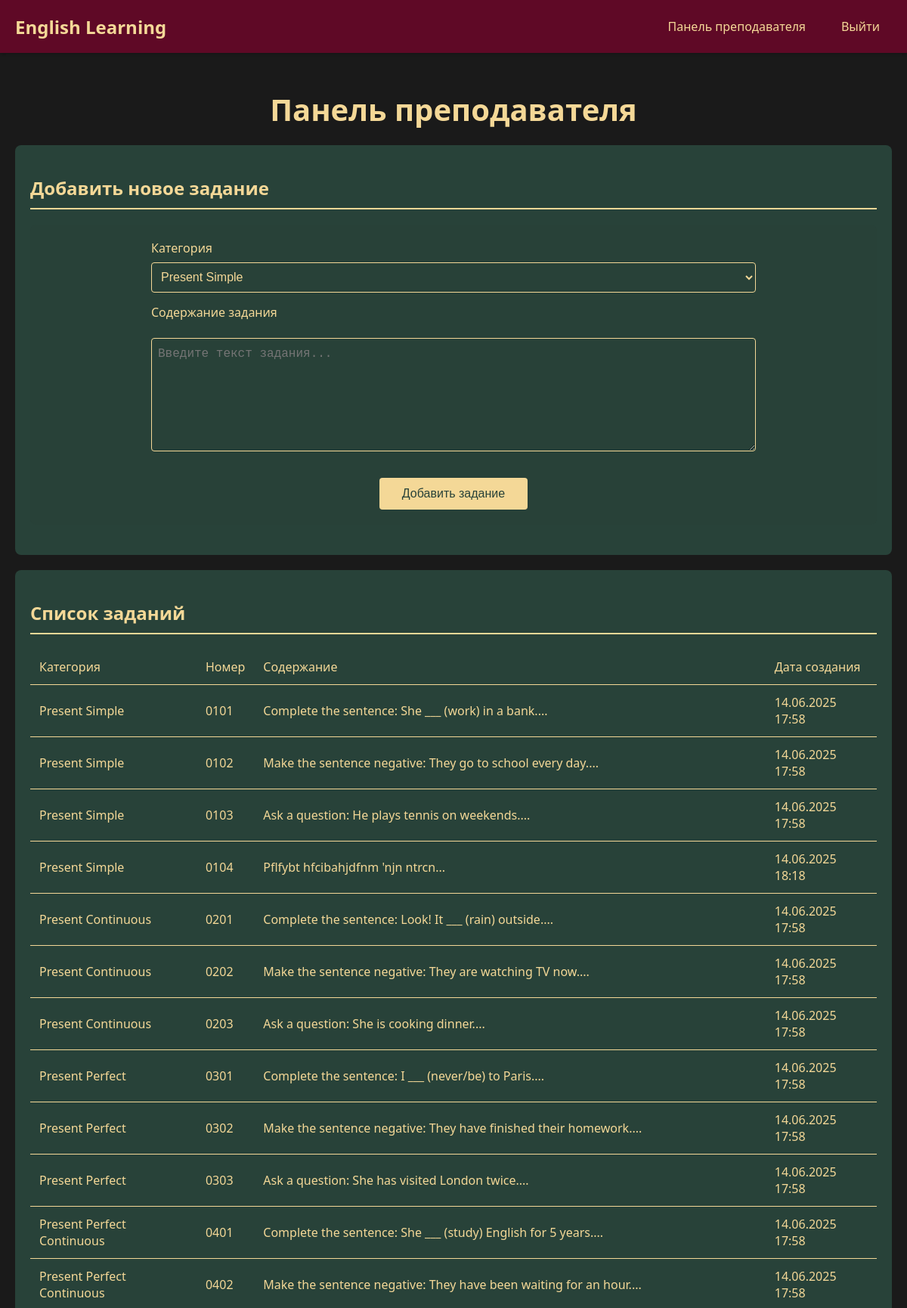
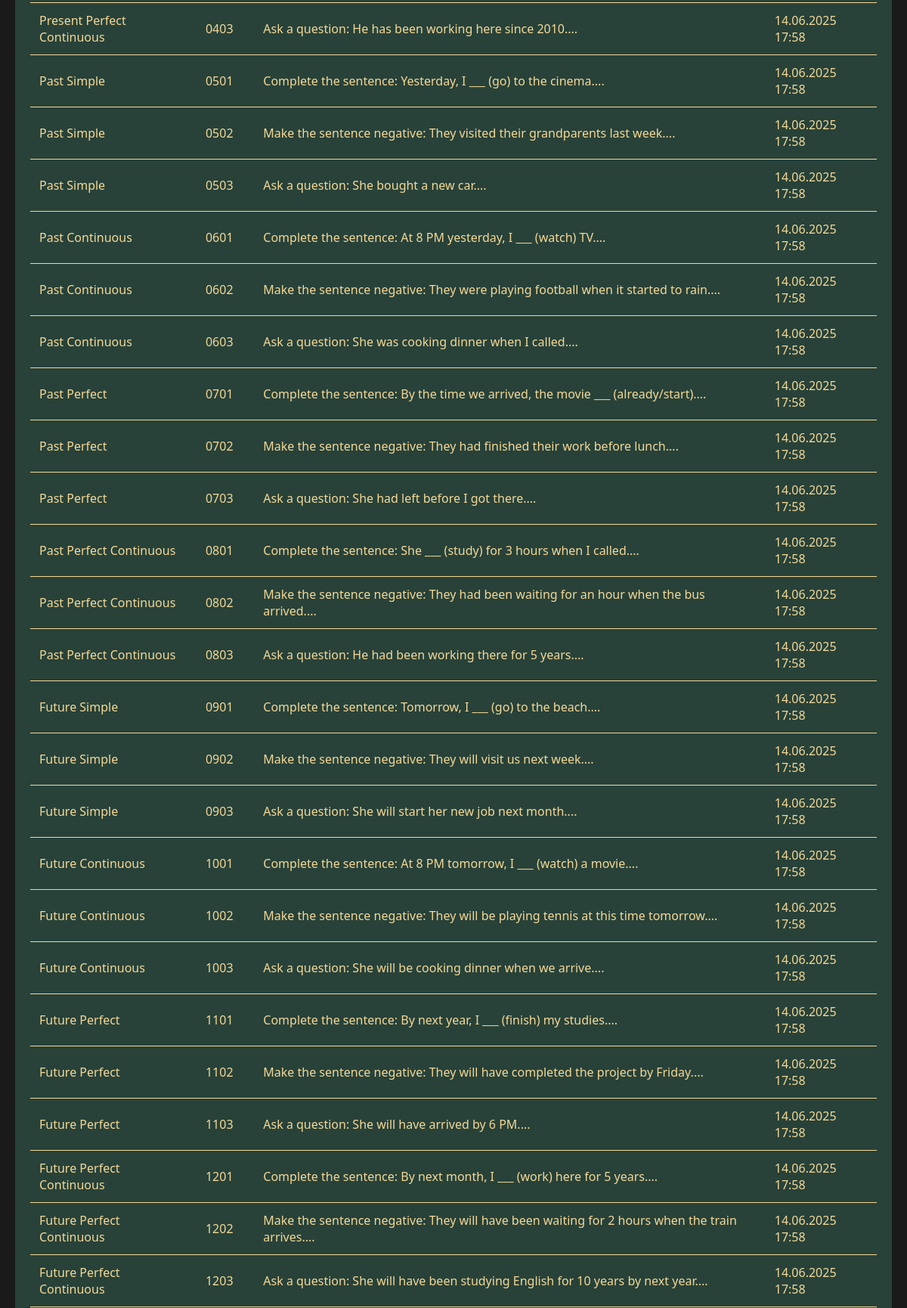
The page /admin/dashboard (signed in, upper part) on the database its author committed (2 pictures, top to bottom).
### app/models.py (models this page shows)
class Task(db.Model):
    __tablename__ = 'tasks'
    id = db.Column(db.Integer, primary_key=True)
    category_id = db.Column(db.Integer, db.ForeignKey('task_categories.id'), nullable=False)
    task_number = db.Column(db.Integer, nullable=False)
    content = db.Column(db.Text, nullable=False)
    created_at = db.Column(db.DateTime, default=lambda: datetime.now(UTC))
    def get_full_id(self):
        return f"{self.category_id:02d}{self.task_number:02d}"

class TaskCategory(db.Model):
    __tablename__ = 'task_categories'
    id = db.Column(db.Integer, primary_key=True)
    name = db.Column(db.String(100), unique=True, nullable=False)
    description = db.Column(db.String(300))
    tasks = db.relationship('Task', backref='category', lazy=True)

### app/admin/routes.py (the view)
@bp.route('/dashboard')
@login_required
def dashboard():
    if not current_user.is_admin:
        flash('У вас нет доступа к этой странице.', 'danger')
        return redirect(url_for('main.index'))
    tasks = Task.query.order_by(Task.category_id.asc(), Task.task_number.asc()).all()
    categories = TaskCategory.query.all()
    solutions = Solution.query.order_by(Solution.submitted_at.desc()).all()
    form = TaskForm()
    form.category.choices = [(c.id, c.name) for c in categories]
    feedback_form = FeedbackForm()
    return render_template('admin/dashboard.html',
                           title='Панель преподавателя',
                           tasks=tasks,
                           solutions=solutions,
                           form=form,
                           feedback_form=feedback_form)

### app/admin/forms.py (shortened to what this page needs)
class TaskForm(FlaskForm):
    category = SelectField('Категория', coerce=int, validators=[DataRequired()])
    content = TextAreaField('Содержание задания', validators=[
        DataRequired(),
        Length(min=10, max=1000, message='Содержание задания должно быть от 10 до 1000 символов')
    ])
    submit = SubmitField('Добавить задание')

class FeedbackForm(FlaskForm):
    feedback = TextAreaField('Отзыв', validators=[
        DataRequired(),
        Length(min=10, max=500, message='Отзыв должен быть от 10 до 500 символов')
    ])
    submit = SubmitField('Отправить отзыв')

### app/admin/routes.py (called while the page is built)
@bp.before_request
@login_required
def before_request():
    if not current_user.is_admin:
        flash('У вас нет доступа к этой странице.', 'danger')
        return redirect(url_for('main.index'))

### app/models.py (called while the page is built)
@login_manager.user_loader
def load_user(user_id):
    return db.session.get(User, int(user_id))

### app/templates/admin/dashboard.html (shortened to what this page needs)
{% extends "base.html" %}
{% block content %}
<div class="admin-container">
    <h1>Панель преподавателя</h1>
    <section class="admin-section">
        <h2>Добавить новое задание</h2>
        <div class="task-form-container">
            <form method="POST" action="{{ url_for('admin.add_task') }}" class="admin-form">
                <div class="form-group">
                    {{ form.category.label(class="form-label") }}
                    {{ form.category(class="form-control select-category") }}
                </div>
                <div class="form-group">
                    {{ form.content.label(class="form-label") }}
                    {{ form.content(class="form-control task-content", rows=5, placeholder="Введите текст задания...") }}
                </div>
                <div class="form-actions">
                    <input type="submit" value="Добавить задание" class="btn btn-primary btn-lg">
                </div>
            </form>
        </div>
    </section>
    <section class="admin-section">
        <h2>Список заданий</h2>
        <div class="tasks-table">
            <table class="table">
                <thead>
                    <tr>
                        <th>Категория</th>
                        <th>Номер</th>
                        <th>Содержание</th>
                        <th>Дата создания</th>
                    </tr>
                </thead>
                <tbody>
                    {% for task in tasks %}
                    <tr>
                        <td>{{ task.category.name }}</td>
                        <td>{{ task.get_full_id() }}</td>
                        <td>{{ task.content[:100] }}...</td>
                        <td>{{ task.created_at.strftime('%d.%m.%Y %H:%M') }}</td>
                    </tr>
                    {% endfor %}
                </tbody>
            </table>
        </div>
    </section>
</div>
{% endblock %}

### app/static/style.css (style rules this page uses)
:root { --burgundy: rgb(95, 9, 38); --dark-green: rgb(40, 66, 57); --gold: rgb(244, 216, 151); --light-gold: #e8c97d; }
body { background-color: #1a1a1a; color: var(--gold); font-family: 'Segoe UI', Tahoma, Geneva, Verdana, sans-serif; margin: 0; padding: 0; }
.task-content { margin-top: 15px; line-height: 1.6; }
.form-group { margin-bottom: 20px; }
.form-control { width: 100%; padding: 10px; border: 1px solid var(--burgundy); border-radius: 4px; background-color: rgba(40, 66, 57, 0.8); color: var(--gold); }
h1 { color: var(--gold); font-size: 2.5rem; margin-bottom: 20px; text-align: center; }
h2 { color: var(--gold); font-size: 2rem; margin-bottom: 15px; }
.admin-container { max-width: 1200px; margin: 0 auto; padding: 20px; }
.admin-section { background-color: rgb(40, 66, 57); border-radius: 8px; padding: 20px; margin-bottom: 30px; }
.admin-section h2 { color: #f4d897; margin-bottom: 20px; font-size: 1.5em; border-bottom: 2px solid #f4d897; padding-bottom: 10px; }
.task-form-container { background-color: rgba(40, 66, 57, 0.8); border-radius: 8px; padding: 20px; margin-bottom: 20px; }
.admin-form { max-width: 800px; margin: 0 auto; }
.form-label { display: block; margin-bottom: 8px; color: #f4d897; font-weight: 500; }
.form-control { width: 100%; padding: 10px; border: 1px solid #f4d897; border-radius: 4px; font-size: 16px; box-sizing: border-box; resize: vertical; background-color: rgba(40, 66, 57, 0.8); color: #f4d897; }
.select-category { background-color: rgb(40, 66, 57); cursor: pointer; height: 40px; }
.task-content { min-height: 150px; max-height: 400px; overflow-y: auto; }
.form-actions { text-align: center; margin-top: 30px; }
.btn { display: inline-block; padding: 12px 30px; border: none; border-radius: 4px; cursor: pointer; font-size: 16px; transition: all 0.3s ease; text-decoration: none; text-align: center; }
.btn-primary { background-color: #f4d897; color: rgb(40, 66, 57); }
.table { width: 100%; border-collapse: collapse; margin-top: 20px; color: #f4d897; }
.table th, .table td { padding: 12px; text-align: left; border-bottom: 1px solid #f4d897; }
.table th { font-weight: 500; color: #f4d897; }

### app/templates/admin/dashboard.html (style rules this page uses)
.admin-container { max-width: 1200px; margin: 0 auto; padding: 20px; }
.admin-section { background-color: rgb(40, 66, 57); border-radius: 8px; padding: 20px; margin-bottom: 20px; color: rgb(244, 216, 151); }
.task-form-container { margin-top: 20px; }
.form-group { margin-bottom: 15px; }
.form-control { width: 100%; padding: 8px; border: 1px solid #f4d897; border-radius: 4px; background-color: rgba(40, 66, 57, 0.8); color: #f4d897; }
.table { width: 100%; border-collapse: collapse; margin-top: 20px; }
.table th, .table td { padding: 12px; text-align: left; border-bottom: 1px solid #f4d897; }
.table th { font-weight: 500; }

### rows shown on the page
Task: category.name "Present Simple", get_full_id "0101", content "Complete the sentence: She ___ (work) in a bank.", created_at "14.06.2025 17:58"
Task: category.name "Present Simple", get_full_id "0102", content "Make the sentence negative: They go to school every day.", created_at "14.06.2025 17:58"
Task: category.name "Present Simple", get_full_id "0103", content "Ask a question: He plays tennis on weekends.", created_at "14.06.2025 17:58"
Task: category.name "Present Simple", get_full_id "0104", content "Pflfybt hfcibahjdfnm 'njn ntrcn", created_at "14.06.2025 18:18"
Task: category.name "Present Continuous", get_full_id "0201", content "Complete the sentence: Look! It ___ (rain) outside.", created_at "14.06.2025 17:58"
Task: category.name "Present Continuous", get_full_id "0202", content "Make the sentence negative: They are watching TV now.", created_at "14.06.2025 17:58"
Task: category.name "Present Continuous", get_full_id "0203", content "Ask a question: She is cooking dinner.", created_at "14.06.2025 17:58"
Task: category.name "Present Perfect", get_full_id "0301", content "Complete the sentence: I ___ (never/be) to Paris.", created_at "14.06.2025 17:58"
Task: category.name "Present Perfect", get_full_id "0302", content "Make the sentence negative: They have finished their homework.", created_at "14.06.2025 17:58"
Task: category.name "Present Perfect", get_full_id "0303", content "Ask a question: She has visited London twice.", created_at "14.06.2025 17:58"
Task: category.name "Present Perfect Continuous", get_full_id "0401", content "Complete the sentence: She ___ (study) English for 5 years.", created_at "14.06.2025 17:58"
Task: category.name "Present Perfect Continuous", get_full_id "0402", content "Make the sentence negative: They have been waiting for an hour.", created_at "14.06.2025 17:58"
Task: category.name "Present Perfect Continuous", get_full_id "0403", content "Ask a question: He has been working here since 2010.", created_at "14.06.2025 17:58"
Task: category.name "Past Simple", get_full_id "0501", content "Complete the sentence: Yesterday, I ___ (go) to the cinema.", created_at "14.06.2025 17:58"
Task: category.name "Past Simple", get_full_id "0502", content "Make the sentence negative: They visited their grandparents last week.", created_at "14.06.2025 17:58"
Task: category.name "Past Simple", get_full_id "0503", content "Ask a question: She bought a new car.", created_at "14.06.2025 17:58"
Task: category.name "Past Continuous", get_full_id "0601", content "Complete the sentence: At 8 PM yesterday, I ___ (watch) TV.", created_at "14.06.2025 17:58"
Task: category.name "Past Continuous", get_full_id "0602", content "Make the sentence negative: They were playing football when it started to rain.", created_at "14.06.2025 17:58"
Task: category.name "Past Continuous", get_full_id "0603", content "Ask a question: She was cooking dinner when I called.", created_at "14.06.2025 17:58"
Task: category.name "Past Perfect", get_full_id "0701", content "Complete the sentence: By the time we arrived, the movie ___ (already/start).", created_at "14.06.2025 17:58"
Task: category.name "Past Perfect", get_full_id "0702", content "Make the sentence negative: They had finished their work before lunch.", created_at "14.06.2025 17:58"
Task: category.name "Past Perfect", get_full_id "0703", content "Ask a question: She had left before I got there.", created_at "14.06.2025 17:58"
Task: category.name "Past Perfect Continuous", get_full_id "0801", content "Complete the sentence: She ___ (study) for 3 hours when I called.", created_at "14.06.2025 17:58"
Task: category.name "Past Perfect Continuous", get_full_id "0802", content "Make the sentence negative: They had been waiting for an hour when the bus arrived.", created_at "14.06.2025 17:58"
Task: category.name "Past Perfect Continuous", get_full_id "0803", content "Ask a question: He had been working there for 5 years.", created_at "14.06.2025 17:58"
Task: category.name "Future Simple", get_full_id "0901", content "Complete the sentence: Tomorrow, I ___ (go) to the beach.", created_at "14.06.2025 17:58"
Task: category.name "Future Simple", get_full_id "0902", content "Make the sentence negative: They will visit us next week.", created_at "14.06.2025 17:58"
Task: category.name "Future Simple", get_full_id "0903", content "Ask a question: She will start her new job next month.", created_at "14.06.2025 17:58"
Task: category.name "Future Continuous", get_full_id "1001", content "Complete the sentence: At 8 PM tomorrow, I ___ (watch) a movie.", created_at "14.06.2025 17:58"
Task: category.name "Future Continuous", get_full_id "1002", content "Make the sentence negative: They will be playing tennis at this time tomorrow.", created_at "14.06.2025 17:58"
Task: category.name "Future Continuous", get_full_id "1003", content "Ask a question: She will be cooking dinner when we arrive.", created_at "14.06.2025 17:58"
Task: category.name "Future Perfect", get_full_id "1101", content "Complete the sentence: By next year, I ___ (finish) my studies.", created_at "14.06.2025 17:58"
Task: category.name "Future Perfect", get_full_id "1102", content "Make the sentence negative: They will have completed the project by Friday.", created_at "14.06.2025 17:58"
Task: category.name "Future Perfect", get_full_id "1103", content "Ask a question: She will have arrived by 6 PM.", created_at "14.06.2025 17:58"
Task: category.name "Future Perfect Continuous", get_full_id "1201", content "Complete the sentence: By next month, I ___ (work) here for 5 years.", created_at "14.06.2025 17:58"
Task: category.name "Future Perfect Continuous", get_full_id "1202", content "Make the sentence negative: They will have been waiting for 2 hours when the train arrives.", created_at "14.06.2025 17:58"
Task: category.name "Future Perfect Continuous", get_full_id "1203", content "Ask a question: She will have been studying English for 10 years by next year.", created_at "14.06.2025 17:58"
